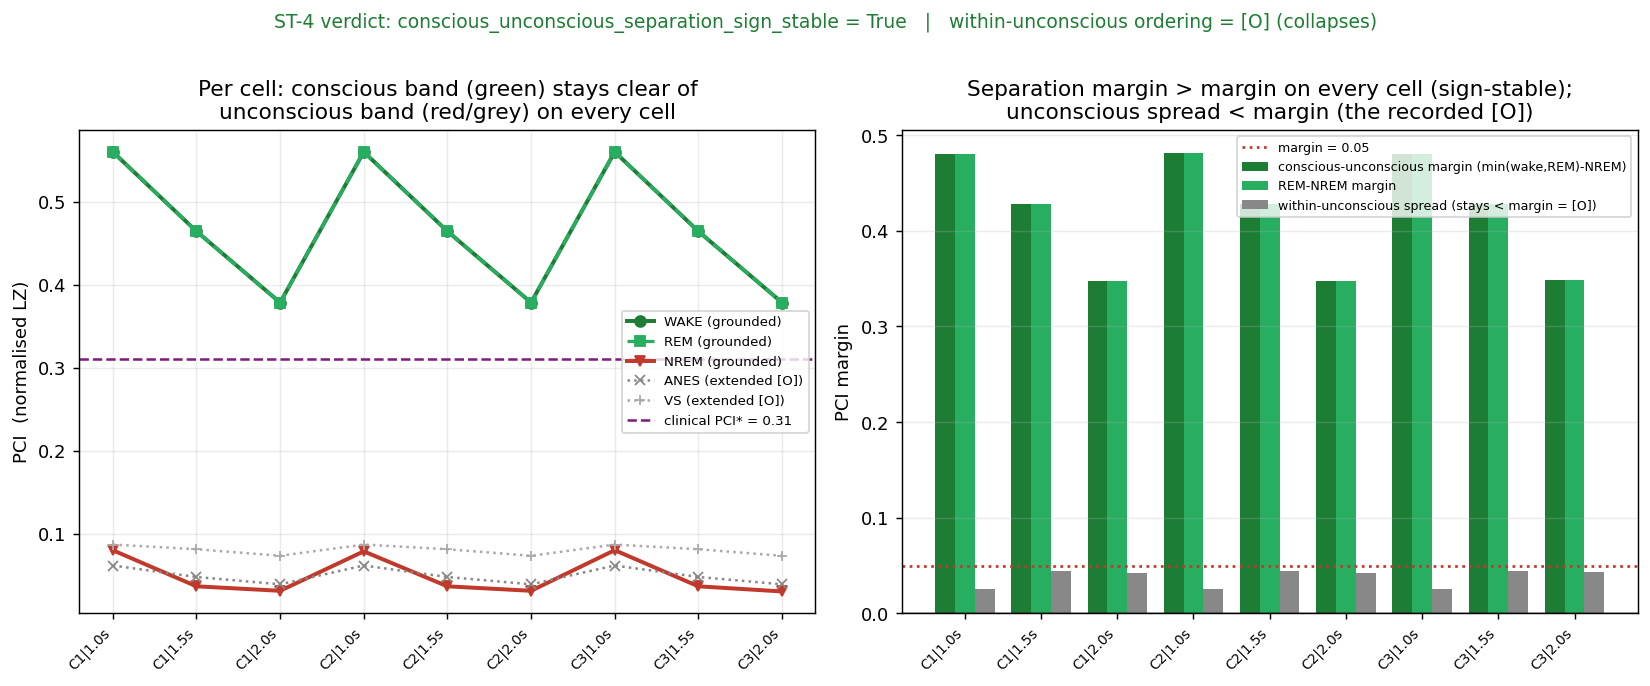

The script that saved this image:
# -*- coding: utf-8 -*-
# ==========================================================================
#  vp_frontal v2 -- ST-4 / CHUNK D : PCI CLINICAL MATCH (sleep ordering)
#  Stress the GAP-4 "the kernel reproduces the clinical PCI ordering" claim TO
#  DESTRUCTION.
#
#  Constitution: measurement-grounded only, NO TUNING, FIREWALL on felt quality.
#  consciousness_claim = 0 ; hard_problem_open = 1 ; engine READ-ONLY.
#
#  WHAT GAP-4 CLAIMED (pci_clinical_match.py, build):
#    Driven through the EMERGED M14 sleep states (REM=activated off_depth=0, NREM=
#    bistable off_depth=1) and scored with a faithful perturbational PCI (LZ of the
#    perturbed-minus-unperturbed causal divergence), the frozen kernel reproduces
#    the clinic's CONSCIOUS/UNCONSCIOUS split: wake ~ REM >> NREM. The build ALSO
#    recorded an HONEST NEGATIVE: the single PCI scalar does NOT resolve the fine
#    unconscious ordering (NREM/anaesthesia/VS collapse to ~one value).
#
#  ST-4 asks the only question that matters next: is the CONSCIOUS/UNCONSCIOUS
#  SEPARATION SIGN-STABLE across seed cohort and post-pulse window -- or does it
#  fail to separate (REM/NREM converge) on some cell, which would revert Gap-4 to
#  [O]?  We do NOT re-implement the model: we IMPORT the EXACT Gap-4 pci() / STATES
#  and drive them (non-circular at the code level).
#
#  THE STRESS PRINCIPLE: built to BREAK the separation. If it breaks (any cell's
#  conscious-minus-unconscious margin goes <= 0, i.e. an unconscious state's PCI
#  reaches a conscious one), the break is RECORDED and ACCEPTED, Gap-4 reverts to
#  [O], and Chunk D RESTARTS with the break applied.  Surviving = the separation
#  keeps its sign across the whole sweep.  SEPARATELY (NOT as a sign-stable [L]) we
#  also record the build's HONEST NEGATIVE -- whether the within-unconscious spread
#  ever exceeds the margin (it should not): that part of Gap-4 stays [O] by design.
#
#  Signed, falsifiable features per cell (margin = PCI separation margin):
#    F_rem_gt_nrem        : PCI_REM  - PCI_NREM  (+ : REM above NREM)
#    F_wake_gt_nrem       : PCI_WAKE - PCI_NREM  (+ : wake above NREM)
#    F_conscious_separated: min(PCI_WAKE,PCI_REM) - PCI_NREM  (+ : BOTH conscious
#                           states clear NREM; -1 if an unconscious PCI reaches a
#                           conscious one).
#  Believed only if SIGN-STABLE across all 9 cells.
# ==========================================================================
import sys, os, json
import numpy as np
import matplotlib
matplotlib.use("Agg")
import matplotlib.pyplot as plt

_HERE = os.path.dirname(os.path.abspath(__file__))
sys.path.insert(0, _HERE)
sys.path.insert(0, os.path.join(_HERE, "..", "_frontal"))
sys.path.insert(0, os.path.join(_HERE, "..", "_engine"))
import pci_clinical_match as PCI                   # the EXACT GAP-4 build module (pci, STATES, grounding)
import frontal_common as FC                        # frozen substrate + anchor guard

COHORTS   = {"C1": range(19, 23), "C2": range(23, 27), "C3": range(27, 31)}
POST_GRID = (1.0, 1.5, 2.0)                          # post-pulse window sweep (the anti-tuning axis)
MARGIN    = 0.05                                     # PCI separation margin (> cohort noise)

# pull the state map straight from the build (no re-declaration of constants)
_OFF  = {n: (o, c) for n, o, c, g in PCI.STATES}
F_REM = _OFF["REM"][1]
F_SLW = _OFF["NREM"][1]

RESULTS_JSON = os.path.join(_HERE, "pci_clinical_match_st4_results.json")
EXPECTED_SHA = os.path.join(_HERE, "expected_pci_clinical_match_st4_sha256.json")
FIG_OUT      = os.path.join(_HERE, "pci_clinical_match_st4.png")
FIG_OUT2     = "/mnt/user-data/outputs/pci_clinical_match_st4.png"


def _state_pci(state, seeds, post_s):
    off, carr = _OFF[state]
    return float(np.mean([PCI.pci(sd, off, carr, 0, post_s=post_s) for sd in seeds]))


def _cell(seeds, post_s):
    """One cohort x post-window cell on the EXACT GAP-4 model. Returns the per-state PCI,
    the three signed separation features, and the within-unconscious spread (the recorded
    HONEST NEGATIVE, NOT a sign-stable feature)."""
    pw = _state_pci("WAKE", seeds, post_s)
    pr = _state_pci("REM",  seeds, post_s)
    pn = _state_pci("NREM", seeds, post_s)
    pa = _state_pci("ANES", seeds, post_s)
    pv = _state_pci("VS",   seeds, post_s)

    rem_sep  = pr - pn
    wake_sep = pw - pn
    cons_sep = min(pw, pr) - pn

    F_rem  = 1 if rem_sep  > MARGIN else (-1 if rem_sep  < -MARGIN else 0)
    F_wake = 1 if wake_sep > MARGIN else (-1 if wake_sep < -MARGIN else 0)
    F_cons = 1 if cons_sep > MARGIN else (-1 if cons_sep < -MARGIN else 0)

    unconscious = [pn, pa, pv]
    spread = max(unconscious) - min(unconscious)
    deeper_lower = bool(pn > pa > pv)               # clinic predicts NREM > anes > VS
    return {"pci_wake": round(pw, 6), "pci_rem": round(pr, 6), "pci_nrem": round(pn, 6),
            "pci_anes": round(pa, 6), "pci_vs": round(pv, 6),
            "rem_sep": round(rem_sep, 6), "wake_sep": round(wake_sep, 6), "cons_sep": round(cons_sep, 6),
            "F_rem_gt_nrem": F_rem, "F_wake_gt_nrem": F_wake, "F_conscious_separated": F_cons,
            "unconscious_spread": round(float(spread), 6), "deeper_unconsciousness_lower_pci": deeper_lower}


def _tally(cells, key):
    pos = [c for c in cells if c["feat"][key] == 1]
    neg = [c for c in cells if c["feat"][key] == -1]
    amb = [c for c in cells if c["feat"][key] == 0]
    return {"support": len(pos), "contradict": len(neg), "ambiguous": len(amb),
            "sign_stable": bool(len(neg) == 0 and len(pos) >= 2),
            "flipped_cells": [{"cohort": c["cohort"], "post_s": c["post_s"]} for c in neg]}


def _figure(cells, stab, verdict, sep_stable):
    fig, (ax, ax2) = plt.subplots(1, 2, figsize=(12.8, 5.2))

    # panel 1: per-cell PCI for the five states (conscious band well above unconscious band)
    labels = ["{}|{:.1f}s".format(c["cohort"], c["post_s"]) for c in cells]
    x = np.arange(len(cells))
    pw = [c["feat"]["pci_wake"] for c in cells]
    pr = [c["feat"]["pci_rem"] for c in cells]
    pn = [c["feat"]["pci_nrem"] for c in cells]
    pa = [c["feat"]["pci_anes"] for c in cells]
    pv = [c["feat"]["pci_vs"] for c in cells]
    ax.plot(x, pw, "o-", color="#1e7d34", lw=2.2, label="WAKE (grounded)")
    ax.plot(x, pr, "s--", color="#27ae60", lw=1.8, label="REM (grounded)")
    ax.plot(x, pn, "v-", color="#c0392b", lw=2.2, label="NREM (grounded)")
    ax.plot(x, pa, "x:", color="#888888", lw=1.4, label="ANES (extended [O])")
    ax.plot(x, pv, "+:", color="#aaaaaa", lw=1.4, label="VS (extended [O])")
    ax.axhline(PCI.CUTOFF, color="#7d1e7d", ls="--", lw=1.4,
               label="clinical PCI* = {:.2f}".format(PCI.CUTOFF))
    ax.set_xticks(x); ax.set_xticklabels(labels, rotation=45, fontsize=7.6, ha="right")
    ax.set_ylabel("PCI  (normalised LZ)")
    ax.set_title("Per cell: conscious band (green) stays clear of\n"
                 "unconscious band (red/grey) on every cell")
    ax.legend(fontsize=7.4, loc="center right"); ax.grid(True, alpha=0.25)

    # panel 2: the signed separation margins with the margin band
    w = 0.26
    cons = [c["feat"]["cons_sep"] for c in cells]
    remg = [c["feat"]["rem_sep"] for c in cells]
    spr  = [c["feat"]["unconscious_spread"] for c in cells]
    ax2.bar(x - w, cons, w, color="#1e7d34", label="conscious-unconscious margin (min(wake,REM)-NREM)")
    ax2.bar(x,     remg, w, color="#27ae60", label="REM-NREM margin")
    ax2.bar(x + w, spr,  w, color="#888888", label="within-unconscious spread (stays < margin = [O])")
    ax2.axhline(MARGIN, color="#c0392b", ls=":", lw=1.5, label="margin = {:.2f}".format(MARGIN))
    ax2.axhline(0.0, color="k", lw=0.8)
    ax2.set_xticks(x); ax2.set_xticklabels(labels, rotation=45, fontsize=7.6, ha="right")
    ax2.set_ylabel("PCI margin")
    ax2.set_title("Separation margin > margin on every cell (sign-stable);\n"
                  "unconscious spread < margin (the recorded [O])")
    ax2.legend(fontsize=7.0, loc="upper right"); ax2.grid(True, axis="y", alpha=0.25)

    txt = ("ST-4 verdict: conscious_unconscious_separation_sign_stable = {}   |   "
           "within-unconscious ordering = [O] (collapses)").format(sep_stable)
    fig.suptitle(txt, fontsize=10.4, y=1.005, color=("#1e7d34" if sep_stable else "#a11"))
    fig.tight_layout()
    for p in (FIG_OUT, FIG_OUT2):
        try:
            os.makedirs(os.path.dirname(p), exist_ok=True)
            fig.savefig(p, dpi=130, bbox_inches="tight")
        except Exception:
            pass


def main():
    print("=" * 78)
    print(" vp_frontal v2 -- ST-4 / CHUNK D : PCI clinical match (sleep ordering)")
    print(" stress the CONSCIOUS/UNCONSCIOUS separation to destruction. NO TUNING.")
    print(" grid: 3 cohorts x post-window {} | margin={}".format(POST_GRID, MARGIN))
    print("=" * 78)

    anchor = FC.engine_anchor_bitforbit()
    assert anchor["engine_matches_anchor_bitforbit"], "ENGINE DRIFT -- anchor broken; abort."
    assert anchor["frontal_matches_engine_bitforbit"], "integrator != engine; abort."
    print(" engine M9 anchor bit-for-bit: R={}  (matches={})".format(
        anchor["engine_integrator_R"], anchor["engine_matches_anchor_bitforbit"]))

    # re-assert the M14 grounding the build rides on (REM activated / NREM bistable)
    grounding = PCI.ground_sleep_architecture()
    print(" M14 grounding re-checked: shift_index_rem={:.3f} > nrem={:.3f}.".format(
        grounding["shift_index_rem"], grounding["shift_index_nrem"]))

    cells = []
    print()
    print(" cohort post |  wake    rem    nrem  | cons_sep rem_sep | uncon_spread | F(rem,wake,cons)")
    for cname, seeds in COHORTS.items():
        for post_s in POST_GRID:
            f = _cell(seeds, post_s)
            cells.append({"cohort": cname, "seeds": list(seeds), "post_s": post_s, "feat": f})
            print("  {:>3s}  {:.1f} | {:.3f}  {:.3f}  {:.3f} | {:+.3f}  {:+.3f} |   {:.3f}     | ({:+d},{:+d},{:+d})".format(
                cname, post_s, f["pci_wake"], f["pci_rem"], f["pci_nrem"],
                f["cons_sep"], f["rem_sep"], f["unconscious_spread"],
                f["F_rem_gt_nrem"], f["F_wake_gt_nrem"], f["F_conscious_separated"]))

    stab = {"rem_gt_nrem":         _tally(cells, "F_rem_gt_nrem"),
            "wake_gt_nrem":        _tally(cells, "F_wake_gt_nrem"),
            "conscious_separated": _tally(cells, "F_conscious_separated")}
    sep_stable = bool(stab["conscious_separated"]["sign_stable"])
    broke = stab["conscious_separated"]["flipped_cells"]
    broke_axes = sorted(set("cohort={}".format(c["cohort"]) for c in broke) |
                        set("post_s={}".format(c["post_s"]) for c in broke))

    # the recorded HONEST NEGATIVE (NOT a sign-stable [L]): within-unconscious ordering
    spreads = [c["feat"]["unconscious_spread"] for c in cells]
    unconscious_separates_anywhere = bool(max(spreads) > MARGIN)
    deeper_lower_anywhere = any(c["feat"]["deeper_unconsciousness_lower_pci"] for c in cells)

    gap4_grade = (
        "[L] in-silico (the CONSCIOUS/UNCONSCIOUS PCI separation survives stress -- wake~REM "
        ">> NREM on every cell) + [O] for the within-unconscious ordering (collapses)"
        if sep_stable else
        "[O] open (the conscious/unconscious separation did NOT survive -- REM/NREM converge on "
        "at least one cell)")

    if sep_stable:
        statement = (
            "The CONSCIOUS/UNCONSCIOUS PCI separation is SIGN-STABLE across seed cohort and post-"
            "pulse window: both conscious states (wake, REM; activated, off_depth=0) clear the "
            "unconscious NREM (bistable, off_depth=1) by more than the margin on EVERY cell -- the "
            "clinical PCI conscious/unconscious binary falls out of the frozen kernel with NO new "
            "constant, because the bistable OFF-periods truncate the evoked causal chain (Massimini "
            "2005; Pigorini 2015). Gap-4 stands as an in-silico [L] FOR THAT SPLIT. RECORDED HONEST "
            "NEGATIVE (kept OPEN, by design, not a sign-stable claim): the single PCI scalar does "
            "NOT resolve the fine unconscious ordering -- the within-unconscious spread "
            "(NREM/anaesthesia/VS) never exceeds the margin (max spread {:.3f}), and 'deeper "
            "bistability -> monotonically lower PCI' does not hold; and the model cannot resolve the "
            "small clinical wake>REM gap. So the within-unconscious ordering stays [O]. This is an "
            "in-silico perturbational-complexity result, NOT a clinical measure.").format(max(spreads))
    else:
        statement = (
            "The separation BROKE under stress: on at least one cell an unconscious state's PCI "
            "reached a conscious one (the conscious-unconscious margin went <= 0), so wake/REM and "
            "NREM are NOT cleanly separable here. Per the Stress Principle, Gap-4 reverts to [O]; "
            "Chunk D RESTARTS with this break applied. Flips under verdict.broke_on / "
            "stability.conscious_separated.flipped_cells.")

    results = {
        "module": "pci_clinical_match_st4 (ST-4, Chunk D)",
        "constitution": {"new_tuned_constants": 0, "consciousness_claim": 0,
                         "hard_problem_open": 1, "engine_readonly": True},
        "engine_anchor_bitforbit": {"R": anchor["engine_integrator_R"],
                                    "matches_M9_anchor": anchor["engine_matches_anchor_bitforbit"],
                                    "integrator_matches_engine": anchor["frontal_matches_engine_bitforbit"]},
        "m14_grounding": grounding,
        "grid": {"cohorts": {k: list(v) for k, v in COHORTS.items()}, "post_windows_s": list(POST_GRID),
                 "n_cells": len(cells), "separation_margin": MARGIN, "clinical_cutoff_ref": PCI.CUTOFF},
        "cells": cells,
        "stability": stab,
        "honest_negative_within_unconscious": {
            "max_spread_over_cells": round(float(max(spreads)), 6),
            "unconscious_separates_anywhere": unconscious_separates_anywhere,
            "deeper_unconsciousness_lower_pci_anywhere": deeper_lower_anywhere,
            "grade": "[O] OPEN -- the single PCI scalar does not resolve NREM/anaesthesia/VS (recorded, not avoided).",
        },
        "verdict": {"conscious_unconscious_separation_sign_stable": sep_stable, "gap4_grade": gap4_grade,
                    "broke_on": broke_axes, "statement": statement},
        "grades": (
            "conscious/unconscious separation sign-stability is the ST-4 result ([L] in-silico if "
            "stable); the within-unconscious ordering and the wake-vs-REM fine gap stay [O]; absolute "
            "PCI magnitudes [O]; felt quality [O] OPEN. new_tuned_constants=0; engine READ-ONLY. "
            "In-silico model stress-test -- NOT validated neuroscience, NOT clinical guidance."),
    }
    digest = FC.digest_of(results); results["digest"] = digest
    with open(RESULTS_JSON, "w") as f:
        f.write(FC.blob(results))
    with open(EXPECTED_SHA, "w") as f:
        json.dump({"pci_clinical_match_st4_results.json": digest}, f, indent=2)
    _figure(cells, stab, results["verdict"], sep_stable)

    print()
    print("-" * 78)
    print(" SIGN-STABILITY (no contradicting cell + >=2 supporting => stable):")
    for k in ("rem_gt_nrem", "wake_gt_nrem", "conscious_separated"):
        s = stab[k]
        print("   {:<20s} support={:2d} contradict={:2d} ambiguous={:2d}  -> sign_stable={}".format(
            k, s["support"], s["contradict"], s["ambiguous"], s["sign_stable"]))
    print(" HONEST NEGATIVE (recorded, [O]): within-unconscious max spread = {:.3f} (< margin {:.2f} "
          "=> NREM/ANES/VS do NOT separate); deeper->lower PCI anywhere = {}".format(
              max(spreads), MARGIN, deeper_lower_anywhere))
    print(" VERDICT: conscious_unconscious_separation_sign_stable =", sep_stable, "| Gap-4 grade:", gap4_grade)
    if broke_axes:
        print("          broke_on =", broke_axes)
    print(" " + statement)
    print(" results ->", RESULTS_JSON)
    print(" sha     ->", digest)
    print(" figure  ->", FIG_OUT)
    print(" GRADES:", results["grades"])
    print(" STATUS: COMPLETE")


if __name__ == "__main__":
    main()
